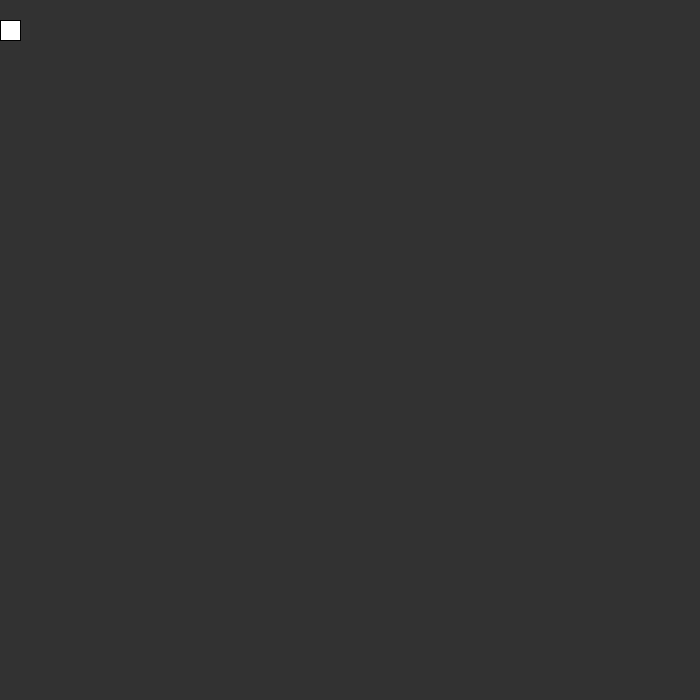
Frame 1 (no input)
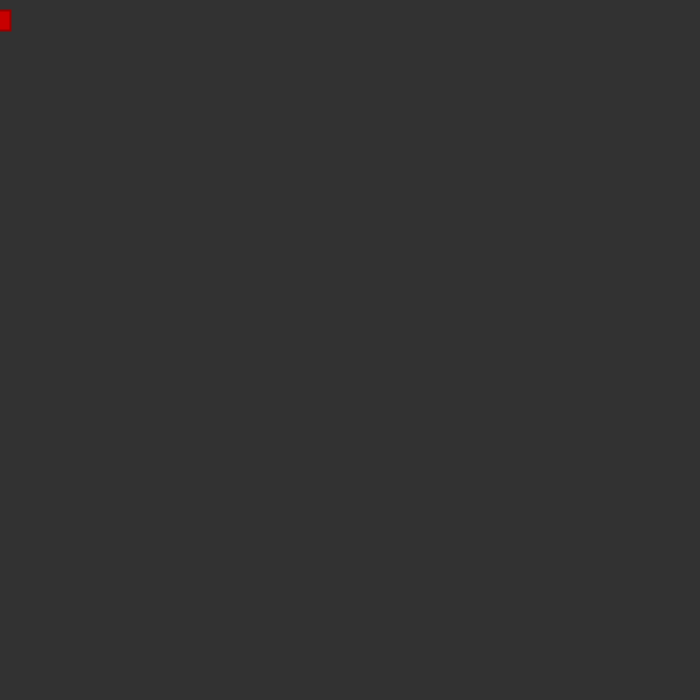
Frame 60 (the mouse pressed at the canvas centre just before this capture)
Frame 120 (the mouse held since frame 60 and released just before this capture): identical to frame 60, image omitted

The Processing sketch that drew these frames (run headless with seeded random() and noise(); from frame 60 on, the mouse is pressed at the canvas centre):

// Processing sketch: Eksamens_Spil__Base_
// ── Eksamens_Spil__Base_.pde
int Xplayer, Yplayer = 20;
Boolean started = false;
color P1 = color (200,0,0);
color P2 = color (150,0,0);

void setup() {
  smooth();
  size(700,700);
  
}

void draw() {
  background(50);
  player();
  
}

void player() {
  rect(Xplayer, Yplayer, 20 ,20);
  rectMode(CENTER);
  fill (P1);
  stroke(P2);
  strokeWeight(2);
  
  if (Xplayer > (width) ) {Xplayer = (0); }
  if (Xplayer < (1) ) {Xplayer = (0); } 
  if (Yplayer > (height) ) {Yplayer = (0); }
  if (Yplayer < (1) ) {Yplayer = (0); }
  
  }
 
void keyPressed() {
  if (key == CODED) {
    if (keyCode == UP) {Yplayer -= 5;}  
    if (keyCode == DOWN) {Yplayer += 5;}  
    if (keyCode == LEFT) {Xplayer -= 5;}  
    if (keyCode == RIGHT) {Xplayer += 5;}  
  } 
}
